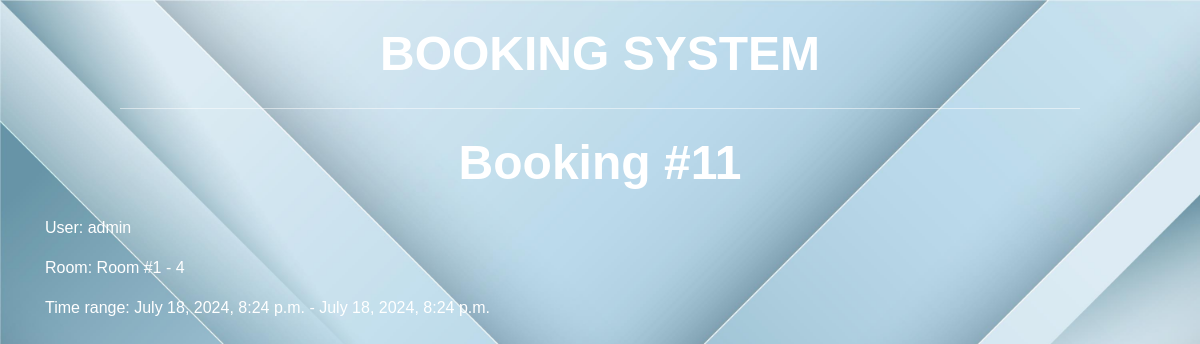
Page /booking-details/11/ on the committed database.
### booking/models.py (models this page shows, shortened)
class Booking(models.Model):
    user = models.ForeignKey(User, on_delete=models.CASCADE, related_name = "bookings")
    room = models.ForeignKey(Room,on_delete=models.CASCADE, related_name = "bookings")
    start_time = models.DateTimeField()
    end_time = models.DateTimeField()
    creation_time = models.DateTimeField(auto_now_add=True)
    class Meta:
        verbose_name = "Booking"
        verbose_name_plural = "Bookings"
        ordering = ["start_time"]

class Room(models.Model):
    number = models.IntegerField()
    capacity = models.IntegerField()
    location = models.TextField()
    def __str__(self):
        return f"Room #{self.number} - {self.capacity}"
    class Meta:
        verbose_name = "Room"
        verbose_name_plural = "Rooms"
        ordering = ["number"]

### booking/views.py (the view)
# urls.py: path("booking-details/<int:pk>/", views.booking_details, name = "booking-details"),
def booking_details(request, pk):
    try:
        booking = Booking.objects.get(id=pk)
        context = {
            "booking": booking
        }
        return render(request, template_name="booking/booking_details.html", context=context)
    except Booking.DoesNotExist:
        return HttpResponse(
            "This booking doesn't exist",
            status = 404
        )

### templates/booking/booking_details.html
{% extends "base.html" %}
{% block content %}
    <div class="container">
        <h1>Booking #{{ booking.id }}</h1>
        <p>User: {{ booking.user.username }}</p>
        <p>Room: {{ booking.room }}</p>
        <p>Time range: {{ booking.start_time }} - {{ booking.end_time }}</p>
    </div>
{% endblock %}

### static/css/style.css (style rules this page uses)
body { font-family: 'Arial', sans-serif; background: url('/static/img/5577216.jpg'); background-size: cover; color: #333; margin: 0; padding: 0; }
h1, h2, p { color: #fff; }
h1 { font-size: 3em; font-weight: bold; text-align: center; margin: 25px 0; }

### rows in the picture
Booking: id "11", user.username "admin", room "Room #1 - 4", start_time "July 18, 2024, 8:24 p.m.", end_time "July 18, 2024, 8:24 p.m."
